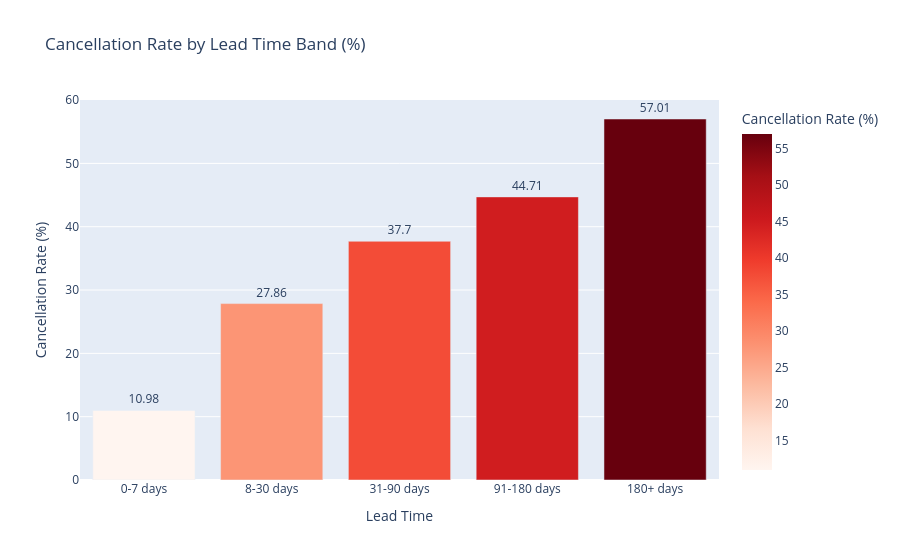

Notebook source saved alongside this figure:
### Code cell
lead_time_cancel = df.copy()

lead_time_cancel['lead_time_band'] = pd.cut(
    df['lead_time'],
    bins=[0, 7, 30, 90, 180, 999],
    labels=['0-7 days', '8-30 days', '31-90 days', '91-180 days', '180+ days']
)

lead_cancel = lead_time_cancel.groupby('lead_time_band', observed=True)['is_canceled'].mean().reset_index()
lead_cancel['cancellation_rate'] = round(lead_cancel['is_canceled'] * 100, 2)

fig6 = px.bar(
    lead_cancel,
    x='lead_time_band',
    y='cancellation_rate',
    title='Cancellation Rate by Lead Time Band (%)',
    labels={'lead_time_band': 'Lead Time', 'cancellation_rate': 'Cancellation Rate (%)'},
    text='cancellation_rate',
    color='cancellation_rate',
    color_continuous_scale='Reds'
)

fig6.update_traces(textposition='outside')
fig6.show()

### Figure 1 — Plotly figure (JSON) as saved in the notebook; plotly's stock layout.template omitted (floating-point values rounded to 4 significant figures)
{"data": [{"hovertemplate": "Lead Time=%{x}<br>Cancellation Rate (%)=%{marker.color}<extra></extra>", "legendgroup": "", "marker": {"color": [10.98, 27.86, 37.7, 44.71, 57.01], "coloraxis": "coloraxis", "pattern": {"shape": ""}}, "name": "", "orientation": "v", "showlegend": false, "text": [10.98, 27.86, 37.7, 44.71, 57.01], "textposition": "outside", "type": "bar", "x": ["0-7 days", "8-30 days", "31-90 days", "91-180 days", "180+ days"], "xaxis": "x", "y": [10.98, 27.86, 37.7, 44.71, 57.01], "yaxis": "y"}], "layout": {"barmode": "relative", "coloraxis": {"colorbar": {"title": {"text": "Cancellation Rate (%)"}}, "colorscale": [[0, "rgb(255,245,240)"], [0.125, "rgb(254,224,210)"], [0.25, "rgb(252,187,161)"], [0.375, "rgb(252,146,114)"], [0.5, "rgb(251,106,74)"], [0.625, "rgb(239,59,44)"], [0.75, "rgb(203,24,29)"], [0.875, "rgb(165,15,21)"], [1, "rgb(103,0,13)"]]}, "legend": {"tracegroupgap": 0}, "title": {"text": "Cancellation Rate by Lead Time Band (%)"}, "xaxis": {"anchor": "y", "domain": [0, 1], "title": {"text": "Lead Time"}}, "yaxis": {"anchor": "x", "domain": [0, 1], "title": {"text": "Cancellation Rate (%)"}}}}
